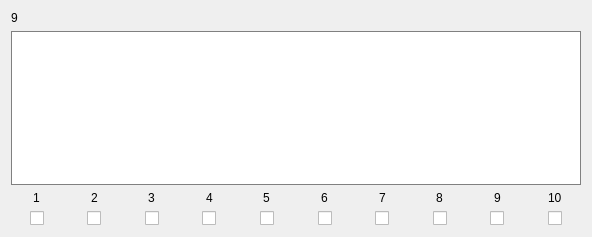
            <widget class="QWidget" name="scrollAreaWidgetContents_168">
             <property name="geometry">
              <rect>
               <x>0</x>
               <y>0</y>
               <width>592</width>
               <height>237</height>
              </rect>
             </property>
             <layout class="QVBoxLayout" name="verticalLayout_111">
              <item>
               <widget class="QLabel" name="Name_9">
                <property name="text">
                 <string>9</string>
                </property>
               </widget>
              </item>
              <item>
               <widget class="QTextEdit" name="Text_9">
                <property name="styleSheet">
                 <string notr="true">border: 1px solid gray</string>
                </property>
               </widget>
              </item>
              <item>
               <layout class="QHBoxLayout" name="horizontalLayout_12">
                <property name="bottomMargin">
                 <number>0</number>
                </property>
                <item>
                 <layout class="QVBoxLayout" name="verticalLayout_84">
                  <property name="rightMargin">
                   <number>0</number>
                  </property>
                  <property name="bottomMargin">
                   <number>0</number>
                  </property>
                  <item alignment="Qt::AlignHCenter">
                   <widget class="QLabel" name="label_82">
                    <property name="text">
                     <string>1</string>
                    </property>
                   </widget>
                  </item>
                  <item alignment="Qt::AlignHCenter">
                   <widget class="QCheckBox" name="Check_9_1">
                    <property name="text">
                     <string/>
                    </property>
                   </widget>
                  </item>
                 </layout>
                </item>
                <item>
                 <layout class="QVBoxLayout" name="verticalLayout_85">
                  <property name="rightMargin">
                   <number>0</number>
                  </property>
                  <property name="bottomMargin">
                   <number>0</number>
                  </property>
                  <item alignment="Qt::AlignHCenter">
                   <widget class="QLabel" name="label_83">
                    <property name="text">
                     <string>2</string>
                    </property>
                   </widget>
                  </item>
                  <item alignment="Qt::AlignHCenter">
                   <widget class="QCheckBox" name="Check_9_2">
                    <property name="text">
                     <string/>
                    </property>
                   </widget>
                  </item>
                 </layout>
                </item>
                <item>
                 <layout class="QVBoxLayout" name="verticalLayout_86">
                  <property name="rightMargin">
                   <number>0</number>
                  </property>
                  <property name="bottomMargin">
                   <number>0</number>
                  </property>
                  <item alignment="Qt::AlignHCenter">
                   <widget class="QLabel" name="label_84">
                    <property name="text">
                     <string>3</string>
                    </property>
                   </widget>
                  </item>
                  <item alignment="Qt::AlignHCenter">
                   <widget class="QCheckBox" name="Check_9_3">
                    <property name="text">
                     <string/>
                    </property>
                   </widget>
                  </item>
                 </layout>
                </item>
                <item>
                 <layout class="QVBoxLayout" name="verticalLayout_87">
                  <property name="rightMargin">
                   <number>0</number>
                  </property>
                  <property name="bottomMargin">
                   <number>0</number>
                  </property>
                  <item alignment="Qt::AlignHCenter">
                   <widget class="QLabel" name="label_85">
                    <property name="text">
                     <string>4</string>
                    </property>
                   </widget>
                  </item>
                  <item alignment="Qt::AlignHCenter">
                   <widget class="QCheckBox" name="Check_9_4">
                    <property name="text">
                     <string/>
                    </property>
                   </widget>
                  </item>
                 </layout>
                </item>
                <item>
                 <layout class="QVBoxLayout" name="verticalLayout_88">
                  <property name="rightMargin">
                   <number>0</number>
                  </property>
                  <property name="bottomMargin">
                   <number>0</number>
                  </property>
                  <item alignment="Qt::AlignHCenter">
                   <widget class="QLabel" name="label_86">
                    <property name="text">
                     <string>5</string>
                    </property>
                   </widget>
                  </item>
                  <item alignment="Qt::AlignHCenter">
                   <widget class="QCheckBox" name="Check_9_5">
                    <property name="text">
                     <string/>
                    </property>
                   </widget>
                  </item>
                 </layout>
                </item>
                <item>
                 <layout class="QVBoxLayout" name="verticalLayout_89">
                  <property name="rightMargin">
                   <number>0</number>
                  </property>
                  <property name="bottomMargin">
                   <number>0</number>
                  </property>
                  <item alignment="Qt::AlignHCenter">
                   <widget class="QLabel" name="label_87">
                    <property name="text">
                     <string>6</string>
                    </property>
                   </widget>
                  </item>
                  <item alignment="Qt::AlignHCenter">
                   <widget class="QCheckBox" name="Check_9_6">
                    <property name="text">
                     <string/>
                    </property>
                   </widget>
                  </item>
                 </layout>
                </item>
                <item>
                 <layout class="QVBoxLayout" name="verticalLayout_90">
                  <property name="rightMargin">
                   <number>0</number>
                  </property>
                  <property name="bottomMargin">
                   <number>0</number>
                  </property>
                  <item alignment="Qt::AlignHCenter">
                   <widget class="QLabel" name="label_88">
                    <property name="text">
                     <string>7</string>
                    </property>
                   </widget>
                  </item>
                  <item alignment="Qt::AlignHCenter">
                   <widget class="QCheckBox" name="Check_9_7">
                    <property name="text">
                     <string/>
                    </property>
                   </widget>
                  </item>
                 </layout>
                </item>
                <item>
                 <layout class="QVBoxLayout" name="verticalLayout_91">
                  <property name="rightMargin">
                   <number>0</number>
                  </property>
                  <property name="bottomMargin">
                   <number>0</number>
                  </property>
                  <item alignment="Qt::AlignHCenter">
                   <widget class="QLabel" name="label_89">
                    <property name="text">
                     <string>8</string>
                    </property>
                   </widget>
                  </item>
                  <item alignment="Qt::AlignHCenter">
                   <widget class="QCheckBox" name="Check_9_8">
                    <property name="text">
                     <string/>
                    </property>
                   </widget>
                  </item>
                 </layout>
                </item>
                <item>
                 <layout class="QVBoxLayout" name="verticalLayout_92">
                  <property name="rightMargin">
                   <number>0</number>
                  </property>
                  <property name="bottomMargin">
                   <number>0</number>
                  </property>
                  <item alignment="Qt::AlignHCenter">
                   <widget class="QLabel" name="label_90">
                    <property name="text">
                     <string>9</string>
                    </property>
                   </widget>
                  </item>
                  <item alignment="Qt::AlignHCenter">
                   <widget class="QCheckBox" name="Check_9_9">
                    <property name="text">
                     <string/>
                    </property>
                   </widget>
                  </item>
                 </layout>
                </item>
                <item>
                 <layout class="QVBoxLayout" name="verticalLayout_93">
                  <property name="rightMargin">
                   <number>0</number>
                  </property>
                  <property name="bottomMargin">
                   <number>0</number>
                  </property>
                  <item alignment="Qt::AlignHCenter">
                   <widget class="QLabel" name="label_91">
                    <property name="text">
                     <string>10</string>
                    </property>
                   </widget>
                  </item>
                  <item alignment="Qt::AlignHCenter">
                   <widget class="QCheckBox" name="Check_9_10">
                    <property name="text">
                     <string/>
                    </property>
                   </widget>
                  </item>
                 </layout>
                </item>
               </layout>
              </item>
             </layout>
            </widget>
